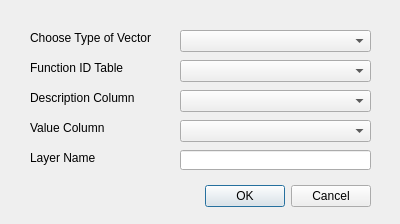
<?xml version="1.0" encoding="UTF-8"?>
<ui version="4.0">
 <class>SiliconSaberDialogBase</class>
 <widget class="QDialog" name="SiliconSaberDialogBase">
  <property name="geometry">
   <rect>
    <x>0</x>
    <y>0</y>
    <width>400</width>
    <height>224</height>
   </rect>
  </property>
  <property name="windowTitle">
   <string>SiliconSaber - Create Layer</string>
  </property>
  <widget class="QDialogButtonBox" name="button_box">
   <property name="geometry">
    <rect>
     <x>30</x>
     <y>180</y>
     <width>341</width>
     <height>32</height>
    </rect>
   </property>
   <property name="orientation">
    <enum>Qt::Horizontal</enum>
   </property>
   <property name="standardButtons">
    <set>QDialogButtonBox::Cancel|QDialogButtonBox::Ok</set>
   </property>
  </widget>
  <widget class="QComboBox" name="layerList">
   <property name="geometry">
    <rect>
     <x>180</x>
     <y>30</y>
     <width>191</width>
     <height>22</height>
    </rect>
   </property>
  </widget>
  <widget class="QLabel" name="label">
   <property name="geometry">
    <rect>
     <x>30</x>
     <y>30</y>
     <width>121</width>
     <height>16</height>
    </rect>
   </property>
   <property name="text">
    <string>Choose Type of Vector</string>
   </property>
  </widget>
  <widget class="QLabel" name="label_2">
   <property name="geometry">
    <rect>
     <x>30</x>
     <y>150</y>
     <width>121</width>
     <height>16</height>
    </rect>
   </property>
   <property name="text">
    <string>Layer Name</string>
   </property>
  </widget>
  <widget class="QLineEdit" name="layerName">
   <property name="geometry">
    <rect>
     <x>180</x>
     <y>150</y>
     <width>191</width>
     <height>20</height>
    </rect>
   </property>
  </widget>
  <widget class="QComboBox" name="functionTable">
   <property name="geometry">
    <rect>
     <x>180</x>
     <y>60</y>
     <width>191</width>
     <height>22</height>
    </rect>
   </property>
  </widget>
  <widget class="QLabel" name="label_3">
   <property name="geometry">
    <rect>
     <x>30</x>
     <y>60</y>
     <width>121</width>
     <height>16</height>
    </rect>
   </property>
   <property name="text">
    <string>Function ID Table</string>
   </property>
  </widget>
  <widget class="QLabel" name="label_4">
   <property name="geometry">
    <rect>
     <x>30</x>
     <y>90</y>
     <width>121</width>
     <height>16</height>
    </rect>
   </property>
   <property name="text">
    <string>Description Column</string>
   </property>
  </widget>
  <widget class="QLabel" name="label_5">
   <property name="geometry">
    <rect>
     <x>30</x>
     <y>120</y>
     <width>121</width>
     <height>16</height>
    </rect>
   </property>
   <property name="text">
    <string>Value Column</string>
   </property>
  </widget>
  <widget class="QComboBox" name="desc_col">
   <property name="geometry">
    <rect>
     <x>180</x>
     <y>90</y>
     <width>191</width>
     <height>22</height>
    </rect>
   </property>
  </widget>
  <widget class="QComboBox" name="val_col">
   <property name="geometry">
    <rect>
     <x>180</x>
     <y>120</y>
     <width>191</width>
     <height>22</height>
    </rect>
   </property>
  </widget>
 </widget>
 <resources/>
 <connections>
  <connection>
   <sender>button_box</sender>
   <signal>accepted()</signal>
   <receiver>SiliconSaberDialogBase</receiver>
   <slot>accept()</slot>
   <hints>
    <hint type="sourcelabel">
     <x>20</x>
     <y>20</y>
    </hint>
    <hint type="destinationlabel">
     <x>20</x>
     <y>20</y>
    </hint>
   </hints>
  </connection>
  <connection>
   <sender>button_box</sender>
   <signal>rejected()</signal>
   <receiver>SiliconSaberDialogBase</receiver>
   <slot>reject()</slot>
   <hints>
    <hint type="sourcelabel">
     <x>20</x>
     <y>20</y>
    </hint>
    <hint type="destinationlabel">
     <x>20</x>
     <y>20</y>
    </hint>
   </hints>
  </connection>
 </connections>
</ui>
